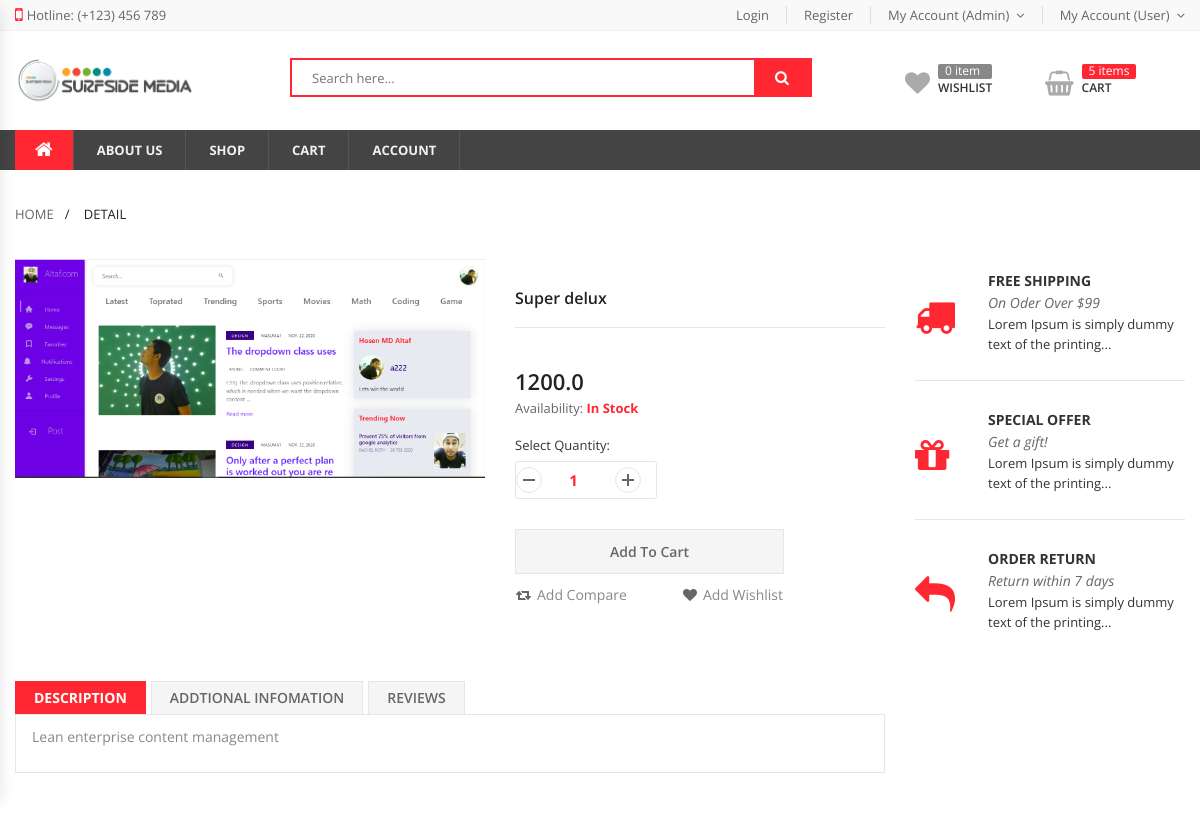
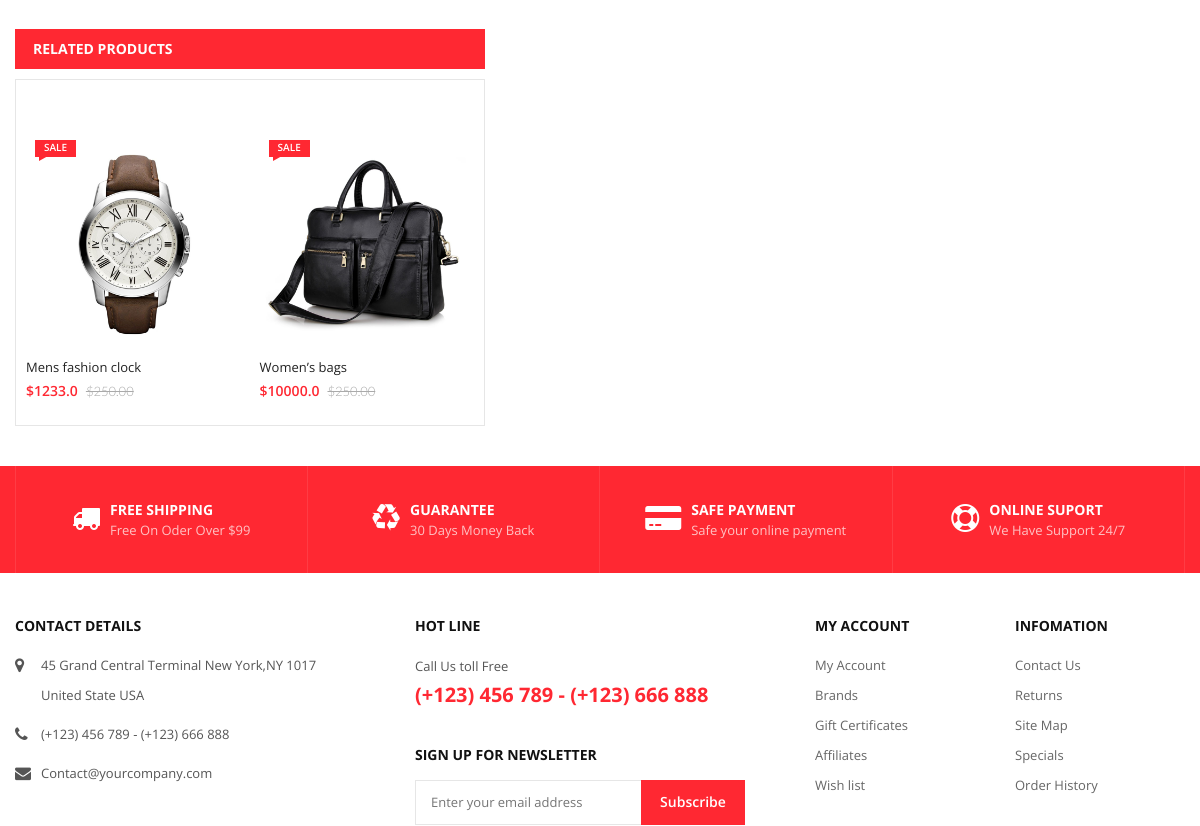
The page /products/product_details/5/ (signed in, upper part) on the database as committed earlier (2 pictures, top to bottom).
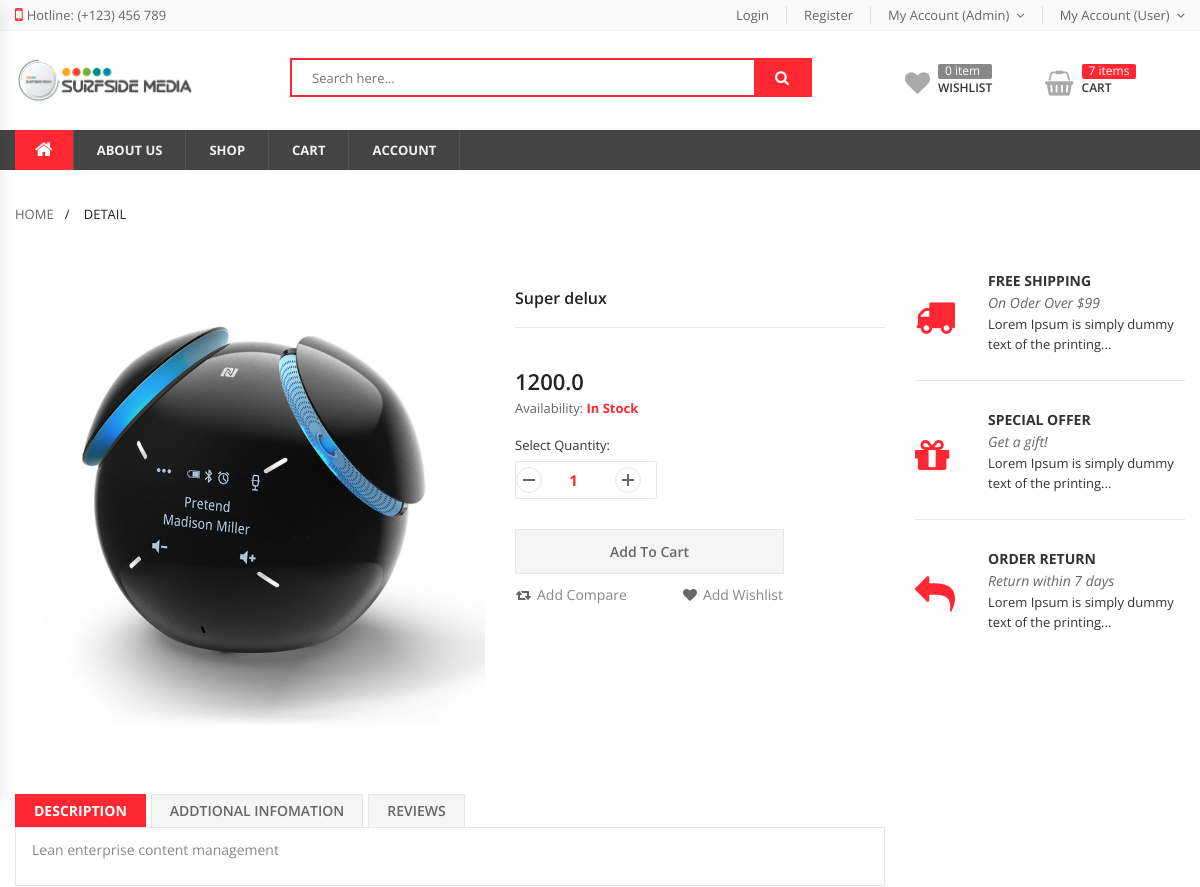
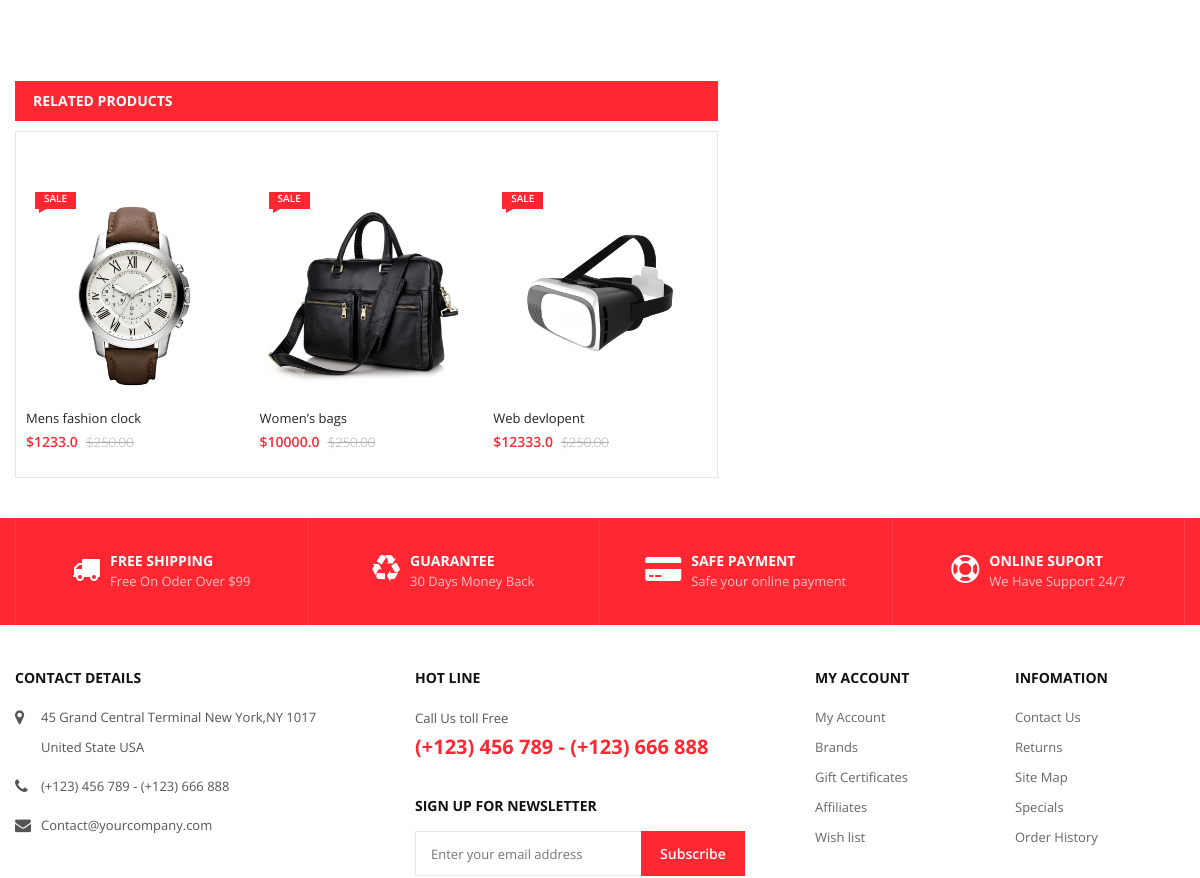
The same page on the database as committed later (2 pictures, top to bottom).
### products/models.py (models this page shows, shortened)
class Product(models.Model):
    name = models.CharField(max_length=100)
    price = models.FloatField()
    discount_price = models.FloatField(blank=True, null=True)
    category = models.ForeignKey(Category,related_name='products',on_delete=models.CASCADE)
    description = models.TextField(blank=True, null=True)
    image = models.ImageField(upload_to='product_img',default='/static/images/default/demo.jpg')
    available = models.BooleanField(default=True)
    created_at = models.DateTimeField(auto_now_add=True)
    updated_at = models.DateTimeField(auto_now=True)
    favourites = models.ManyToManyField(Accounts, related_name='favourite', default=None, blank=True)
    vendor = models.ForeignKey(Accounts, related_name='products', on_delete=models.CASCADE,blank=True, null=True)
    is_verified = models.BooleanField(
        _('verified'),
        default=False,
        help_text=_(
            'Designates whether this product has been verified.'
            'Un-verified will not show in website.'
        ),
    )

### products/views.py (the view)
# urls.py: path('product_details/<int:pk>/',product_details , name='product_details'),
def product_details(request,pk):
    object = Product.objects.get(pk=pk)
    related_products = Product.objects.filter(is_verified=True)
    return render(request,'products/product_details.html',{'related_products':related_products,'object':object})

### orders/models.py (called while the page is built)
	@property
	def get_cart_items(self):
		orderitems = self.orderitem_set.all()
		total = sum([item.quantity for item in orderitems])
		return total

### products/context_processors.py (called while the page is built)
def cart_context(request):
    if request.user.is_authenticated:
        customer = request.user
        order, created = Order.objects.get_or_create(customer=customer, complete=False)
        cartItems = order.get_cart_items
        return{
            'cartItems':cartItems
        }

### users/models.py (called while the page is built)
    def __str__(self):
        return self.email

### templates/products/product_details.html (shortened to what the changed rows need)
{% extends 'base.html' %}
{% load static %}
{% block content %}
<main id="main" class="main-site">
    <div class="container">
        <div class="row">
            <div class="col-lg-9 col-md-8 col-sm-8 col-xs-12 main-content-area">
                <div class="wrap-product-detail">
                    <div class="detail-media">
                        <div class="product-gallery">
                            {% if object.image %}
                                <img src="{{object.image.url}}" alt="product thumbnail" />
                            {% endif %}
                        </div>
                    </div>
                    <div class="detail-info">
                        <h2 class="product-name">{{object.name}}</h2>
                        <div class="wrap-price"><span class="product-price">{{object.price}}</span></div>
                        <div class="stock-info in-stock">
                            <p class="availability">Availability: <b>In Stock</b></p>
                        </div>
                        <div class="quantity">
                            <span>Select Quantity:</span>
                            <div class="quantity-input">
                            </div>
                        </div>
                        <div class="wrap-butons">
                            <a href="#"   data-product="{{object.id}}" data-action="add" class="btn add-to-cart" id="cartdata">Add To Cart</a>
                            <div class="wrap-btn">
                            </div>
                        </div>
                    </div>
                    <div class="advance-info">
                        <div class="tab-contents">
                            <div class="tab-content-item active" id="description">
                                <p>{{object.description|safe}}</p>
                            </div>
                        </div>
                    </div>
                </div>
            </div>
            <div class="single-advance-box col-lg-12 col-md-12 col-sm-12 col-xs-12">
                <div class="wrap-show-advance-info-box style-1 box-in-site">
                    <div class="wrap-products">
                        <div class="products slide-carousel owl-carousel style-nav-1 equal-container" data-items="5" data-loop="false" data-nav="true" data-dots="false" data-responsive='{"0":{"items":"1"},"480":{"items":"2"},"768":{"items":"3"},"992":{"items":"3"},"1200":{"items":"5"}}' >
                            {% for product in related_products %}
                            <div class="product product-style-2 equal-elem ">
                                <div class="product-thumnail">
                                    <a href="{% url 'products:product_details' product.pk %}" title="T-Shirt Raw Hem Organic Boro Constrast Denim">
                                        <figure><img src="{{product.image.url}}" width="214" height="214" alt="T-Shirt Raw Hem Organic Boro Constrast Denim"></figure>
                                    </a>
                                    <div class="group-flash">
                                        <span class="flash-item sale-label">sale</span>
                                    </div>
                                    <div class="wrap-btn">
                                    </div>
                                </div>
                                <div class="product-info">
                                    <a href="{% url 'products:product_details' product.pk %}" class="product-name"><span>{{product.name}}</span></a>
                                    <div class="wrap-price"><ins><p class="product-price">${{product.price}}</p></ins> <del><p class="product-price">$250.00</p></del></div>
                                </div>
                            </div>
                            {% endfor %}
                        </div>
                    </div>
                </div>
            </div>
        </div>
    </div>
</main>
{% endblock %}

Rows that differ between the two databases and show on the page:
changed Product "Super delux": image: a different picture
now on this page (row edited): Product: image (picture), name "Web devlopent", price "12333.0"
Other text that changed with them:
{{ cartItems }}: "5" → "7"
